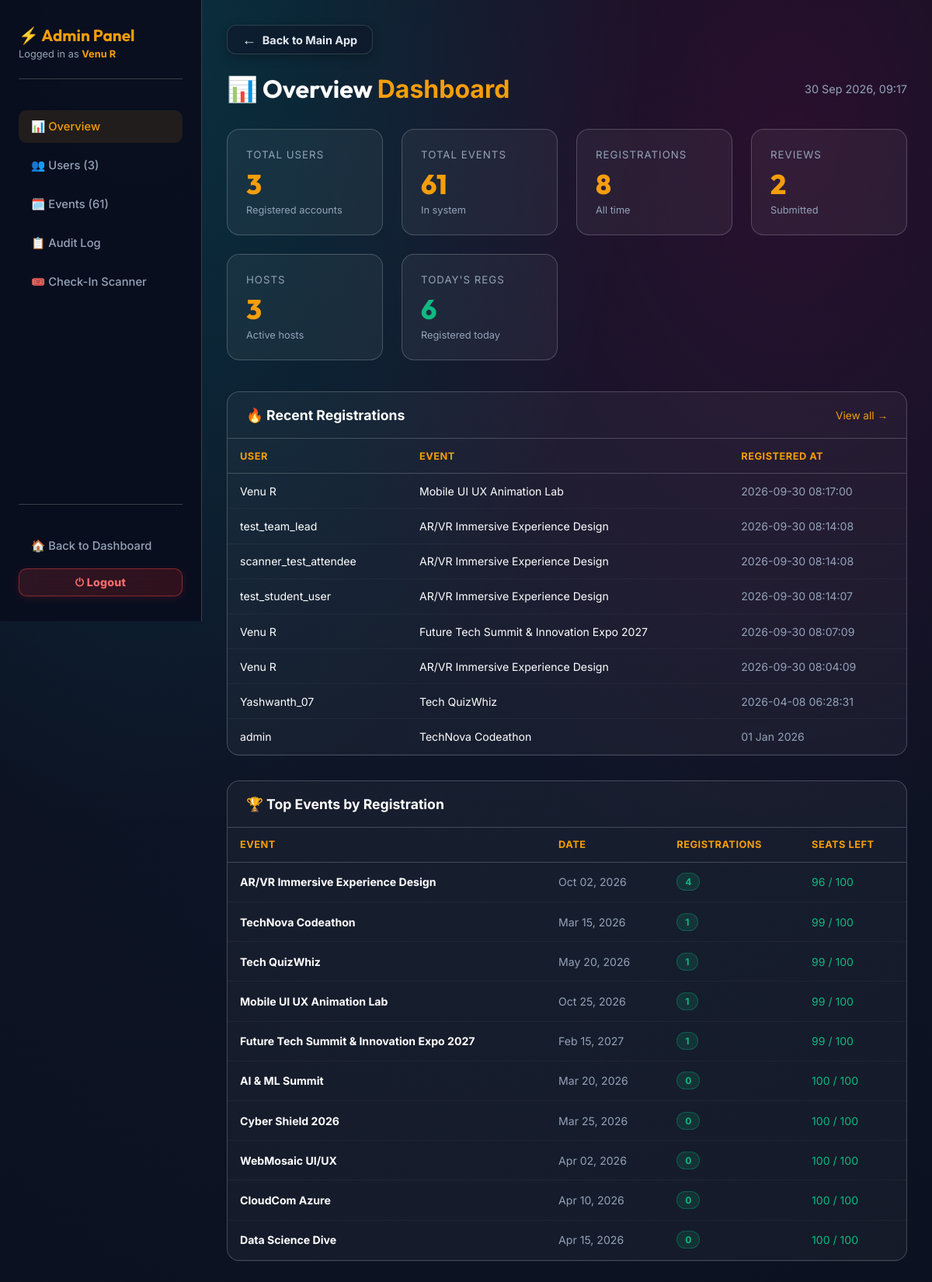
Page /admin (signed in) on the committed database.
### tables this page shows
CREATE TABLE registrations 
                 (id INTEGER PRIMARY KEY AUTOINCREMENT, username TEXT, event_id INTEGER, 
                  full_name TEXT, email TEXT, phone TEXT, college_id TEXT, 
                  timestamp DATETIME DEFAULT CURRENT_TIMESTAMP, payment_method TEXT, upi_id TEXT, checked_in INTEGER DEFAULT 0, checkin_time DATETIME, team_name TEXT DEFAULT '', team_members TEXT DEFAULT '[]', status TEXT DEFAULT 'active', cancelled_at DATETIME, ticket_code TEXT DEFAULT '', cancellation_reason TEXT DEFAULT '', cancellation_feedback TEXT DEFAULT '');

CREATE TABLE events
                 (id INTEGER PRIMARY KEY AUTOINCREMENT, title TEXT, date TEXT, desc TEXT, 
                  price TEXT, color TEXT, image TEXT, purpose TEXT, full_details TEXT, outcome TEXT, seats_total INTEGER DEFAULT 100, seats_filled INTEGER DEFAULT 0, is_draft INTEGER DEFAULT 0, featured INTEGER DEFAULT 0, venue TEXT DEFAULT 'Online', venue_address TEXT DEFAULT 'Tech Park Campus, Innovation Block A, Bangalore - 560103', time TEXT DEFAULT '10:00 AM', end_time TEXT DEFAULT '05:00 PM');

### backend/app.py (the view)
@app.route('/admin')
@admin_required
def admin_dashboard():
    username = session.get('username')
    stats = get_admin_stats()
    conn = get_db(row_factory=True)
    c = conn.cursor()
    c.execute('''SELECT r.username, e.title as event_title, r.timestamp
                 FROM registrations r JOIN events e ON r.event_id=e.id
                 ORDER BY r.timestamp DESC LIMIT 10''')
    recent_regs = [dict(row) for row in c.fetchall()]
    c.execute('''SELECT e.*, COUNT(r.id) as reg_count,
                 (COALESCE(e.seats_total,100) - COUNT(r.id)) as seats_left
                 FROM events e LEFT JOIN registrations r ON e.id=r.event_id
                 GROUP BY e.id ORDER BY reg_count DESC LIMIT 10''')
    top_events = [dict(row) for row in c.fetchall()]
    conn.close()
    log_action(username, 'admin_view', 'dashboard')
    return render_template('admin/dashboard.html', username=username, stats=stats,
                           active='dashboard', recent_regs=recent_regs, top_events=top_events,
                           now=datetime.now().strftime('%d %b %Y, %H:%M'))

### backend/app.py (called while the page is built, shortened)
def get_db(timeout=60.0, row_factory=False):
    conn = getattr(_thread_local, 'conn', None)
    return conn

def is_host():
    if not session.get('loggedin'):
        return False
    if session.get('role') == 'host' or session.get('is_admin'):
        return True

def is_admin():
    if not session.get('loggedin'):
        return False
    if session.get('is_admin'):
        return True

def log_action(username, action, details=''):
    try:
        ip = request.remote_addr or '' if request else ''
        _LOG_QUEUE.put_nowait((username or 'anonymous', action, str(details or ''), ip))
    except Exception:
        pass

@app.context_processor
def inject_user_data():
    current_user = None
    user_is_admin = False
    user_is_host = False
    if session.get('loggedin'):
        username = session.get('username')
        user_is_admin = is_admin()
        user_is_host = is_host()
        photo = session.get('profile_photo')
        user_id = session.get('user_id')
        current_user = {'username': username, 'profile_photo': photo, 'user_id': user_id or 'UID-0001'}
    return dict(current_user=current_user, is_admin=user_is_admin, is_host=user_is_host)

def admin_required(f):
    @wraps(f)
    def decorated(*args, **kwargs):
        if not session.get('loggedin'):
            return redirect(url_for('login'))
        username = session.get('username', '').lower()
        conn = get_db()
        c = conn.cursor()
        c.execute('SELECT is_admin FROM users WHERE LOWER(username)=?', (username,))
        row = c.fetchone()
        conn.close()
        is_admin_user = (row and row[0] == 1) or username in ('admin', 'venu r')
        if not is_admin_user:
            flash('Access denied. Admin only.', 'error')
            return redirect(url_for('dashboard'))
        return f(*args, **kwargs)
    return decorated

@app.after_request
def add_security_headers(response):
    response.headers['X-Content-Type-Options'] = 'nosniff'
    response.headers['X-Frame-Options'] = 'SAMEORIGIN'
    if request.path.startswith('/static/'):
        response.headers['Cache-Control'] = 'no-cache, must-revalidate, max-age=0'
    return response

    def __getattr__(self, name):
        return getattr(self._raw_conn, name)

    def close(self):
        pass

### frontend/templates/admin/dashboard.html
{% extends "admin/base.html" %}
{% block content %}
<div class="admin-header">
    <h1>📊 Overview <span>Dashboard</span></h1>
    <span style="color:var(--text-muted);font-size:0.9rem">{{ now }}</span>
</div>
<div class="stat-grid">
    <div class="stat-card">
        <div class="stat-label">Total Users</div>
        <div class="stat-value">{{ stats.total_users }}</div>
        <div class="stat-sub">Registered accounts</div>
    </div>
    <div class="stat-card">
        <div class="stat-label">Total Events</div>
        <div class="stat-value">{{ stats.total_events }}</div>
        <div class="stat-sub">In system</div>
    </div>
    <div class="stat-card">
        <div class="stat-label">Registrations</div>
        <div class="stat-value">{{ stats.total_regs }}</div>
        <div class="stat-sub">All time</div>
    </div>
    <div class="stat-card">
        <div class="stat-label">Reviews</div>
        <div class="stat-value">{{ stats.total_reviews }}</div>
        <div class="stat-sub">Submitted</div>
    </div>
    <div class="stat-card">
        <div class="stat-label">Hosts</div>
        <div class="stat-value">{{ stats.total_hosts }}</div>
        <div class="stat-sub">Active hosts</div>
    </div>
    <div class="stat-card">
        <div class="stat-label">Today's Regs</div>
        <div class="stat-value" style="color:#10b981">{{ stats.today_regs }}</div>
        <div class="stat-sub">Registered today</div>
    </div>
</div>
<div class="panel-section">
    <div class="panel-section-header">
        <h3>🔥 Recent Registrations</h3>
        <a href="{{ url_for('admin_users') }}" style="font-size:0.85rem;color:var(--admin-accent);text-decoration:none">View all →</a>
    </div>
    <table class="admin-table">
        <thead>
            <tr>
                <th>User</th>
                <th>Event</th>
                <th>Registered At</th>
            </tr>
        </thead>
        <tbody>
            {% for r in recent_regs %}
            <tr>
                <td>{{ r.username }}</td>
                <td>{{ r.event_title }}</td>
                <td style="color:var(--text-muted)">{{ r.timestamp }}</td>
            </tr>
            {% else %}
            <tr><td colspan="3" style="color:var(--text-muted);padding:2rem;text-align:center">No registrations yet</td></tr>
            {% endfor %}
        </tbody>
    </table>
</div>
<div class="panel-section">
    <div class="panel-section-header">
        <h3>🏆 Top Events by Registration</h3>
    </div>
    <table class="admin-table">
        <thead>
            <tr>
                <th>Event</th>
                <th>Date</th>
                <th>Registrations</th>
                <th>Seats Left</th>
            </tr>
        </thead>
        <tbody>
            {% for ev in top_events %}
            <tr>
                <td><strong>{{ ev.title }}</strong></td>
                <td style="color:var(--text-muted)">{{ ev.date }}</td>
                <td><span class="badge badge-active">{{ ev.reg_count }}</span></td>
                <td style="color:{% if ev.seats_left < 10 %}#ef4444{% else %}#10b981{% endif %}">
                    {{ ev.seats_left }} / {{ ev.seats_total }}
                </td>
            </tr>
            {% else %}
            <tr><td colspan="4" style="color:var(--text-muted);padding:2rem;text-align:center">No events</td></tr>
            {% endfor %}
        </tbody>
    </table>
</div>
{% endblock %}

### frontend/templates/admin/base.html (style rules this page uses)
:root { --admin-accent: #f59e0b; }
.admin-header { display: flex; justify-content: space-between; align-items: center; margin-bottom: 2rem; }
.admin-header h1 { font-family: var(--font-heading); font-size: 2rem; color: var(--text-main); }
.admin-header span { color: var(--admin-accent); }
.stat-grid { display: grid; grid-template-columns: repeat(auto-fit, minmax(180px, 1fr)); gap: 1.5rem; margin-bottom: 2.5rem; }
.stat-card { background: rgba(255,255,255,0.05); border: 1px solid var(--glass-border); border-radius: 16px; padding: 1.5rem; transition: all 0.3s; }
.stat-card .stat-label { color: var(--text-muted); font-size: 0.83rem; text-transform: uppercase; letter-spacing: 1px; margin-bottom: 0.5rem; }
.stat-card .stat-value { font-size: 2.2rem; font-weight: 800; font-family: var(--font-heading); color: var(--admin-accent); }
.stat-card .stat-sub { color: var(--text-muted); font-size: 0.8rem; margin-top: 4px; }
.panel-section { background: rgba(255,255,255,0.04); border: 1px solid var(--glass-border); border-radius: 16px; margin-bottom: 2rem; overflow: hidden; }
.panel-section-header { padding: 1.2rem 1.5rem; border-bottom: 1px solid var(--glass-border); display: flex; justify-content: space-between; align-items: center; }
.panel-section-header h3 { color: var(--text-main); font-size: 1.1rem; font-weight: 700; }
.admin-table { width: 100%; border-collapse: collapse; font-size: 0.88rem; }
.admin-table th { padding: 0.9rem 1rem; text-align: left; color: var(--admin-accent); font-weight: 700; font-size: 0.8rem; text-transform: uppercase; letter-spacing: 0.5px; border-bottom: 1px solid var(--glass-border); }
.admin-table td { padding: 0.85rem 1rem; border-bottom: 1px solid rgba(255,255,255,0.04); color: var(--text-main); vertical-align: middle; }
.badge { padding: 3px 10px; border-radius: 50px; font-size: 0.75rem; font-weight: 700; display: inline-block; }
.badge-active { background: rgba(16,185,129,0.15); color: #10b981; border: 1px solid rgba(16,185,129,0.3); }

### rows in the picture
registrations: username "Venu R", event_title "Mobile UI UX Animation Lab", timestamp "2026-09-30 08:17:00"
registrations: username "test_team_lead", event_title "AR/VR Immersive Experience Design", timestamp "2026-09-30 08:14:08"
registrations: username "scanner_test_attendee", event_title "AR/VR Immersive Experience Design", timestamp "2026-09-30 08:14:08"
registrations: username "test_student_user", event_title "AR/VR Immersive Experience Design", timestamp "2026-09-30 08:14:07"
registrations: username "Venu R", event_title "Future Tech Summit & Innovation Expo 2027", timestamp "2026-09-30 08:07:09"
registrations: username "Venu R", event_title "AR/VR Immersive Experience Design", timestamp "2026-09-30 08:04:09"
registrations: username "Yashwanth_07", event_title "Tech QuizWhiz", timestamp "2026-04-08 06:28:31"
registrations: username "admin", event_title "TechNova Codeathon", timestamp "01 Jan 2026"
events: title "AR/VR Immersive Experience Design", date "Oct 02, 2026", reg_count "4", seats_left "96", seats_total "100"
events: title "TechNova Codeathon", date "Mar 15, 2026", reg_count "1", seats_left "99", seats_total "100"
events: title "Tech QuizWhiz", date "May 20, 2026", reg_count "1", seats_left "99", seats_total "100"
events: title "Mobile UI UX Animation Lab", date "Oct 25, 2026", reg_count "1", seats_left "99", seats_total "100"
events: title "Future Tech Summit & Innovation Expo 2027", date "Feb 15, 2027", reg_count "1", seats_left "99", seats_total "100"
events: title "AI & ML Summit", date "Mar 20, 2026", reg_count "0", seats_left "100", seats_total "100"
events: title "Cyber Shield 2026", date "Mar 25, 2026", reg_count "0", seats_left "100", seats_total "100"
events: title "WebMosaic UI/UX", date "Apr 02, 2026", reg_count "0", seats_left "100", seats_total "100"
events: title "CloudCom Azure", date "Apr 10, 2026", reg_count "0", seats_left "100", seats_total "100"
events: title "Data Science Dive", date "Apr 15, 2026", reg_count "0", seats_left "100", seats_total "100"

### other values in the picture
{{ username }} "Venu R"
{{ stats.total_users }} "3"
{{ stats.total_events }} "61"
{{ stats.total_regs }} "8"
{{ stats.total_reviews }} "2"
{{ stats.total_hosts }} "3"
{{ stats.today_regs }} "6"
